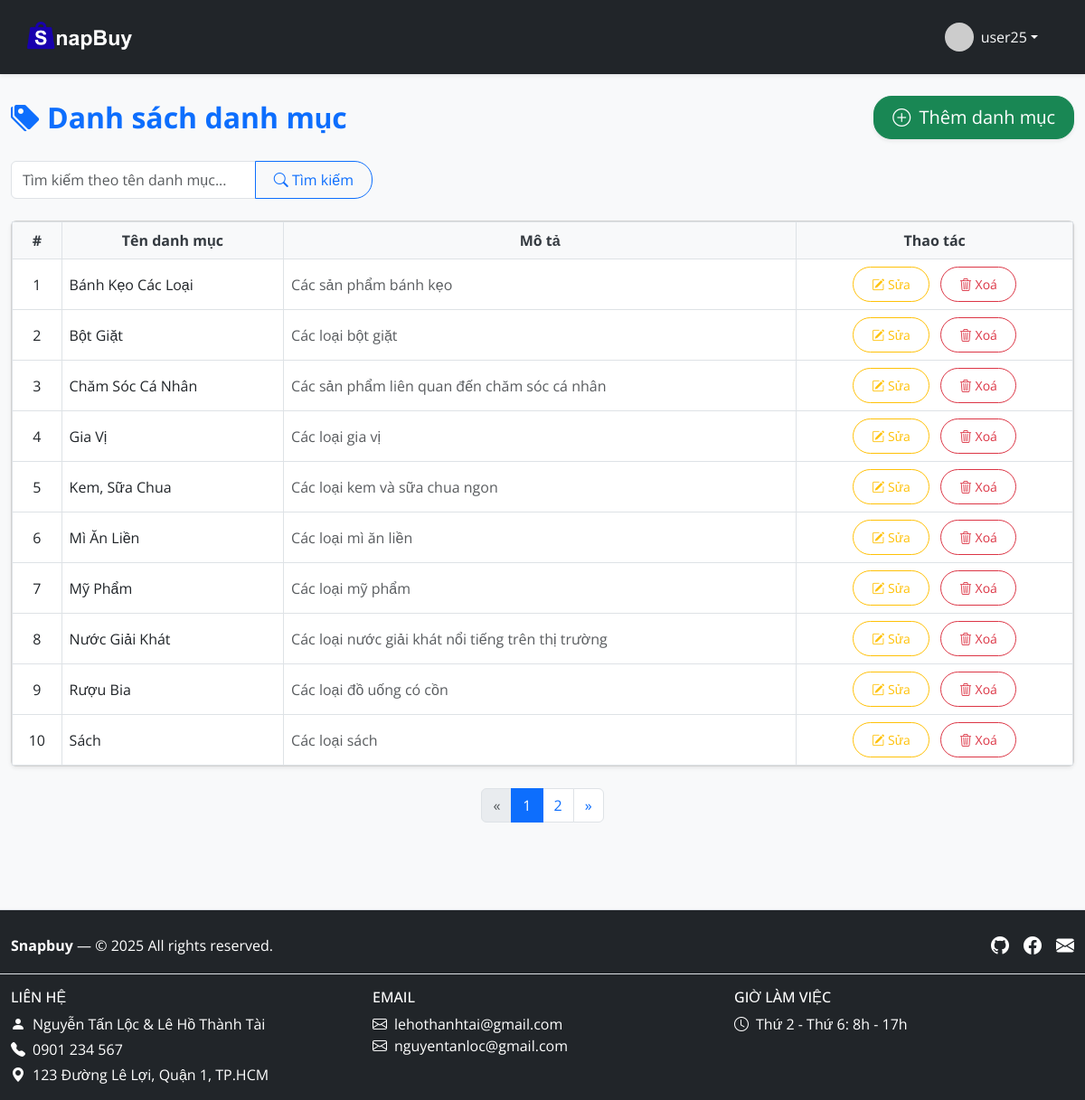
The page /admin/categories (signed in) on the database its author committed.
### market/models.py (models this page shows, shortened)
class User(db.Model, UserMixin):
    id = db.Column(db.Integer(), primary_key=True)
    username = db.Column(db.String(length=30), nullable=False, unique=True)
    email = db.Column(db.String(length=50), nullable=False, unique=True)
    password_hash = db.Column(db.String(length=60), nullable=False)
    is_active = db.Column(db.Boolean(), default=True)
    role = db.Column(db.String(length=20), default='user')
    items = db.relationship('Item', backref='owner', lazy=True)
    created_at = db.Column(db.DateTime(), default=datetime.datetime.utcnow)
    @property
    def password(self):
        raise AttributeError("Password is write-only.")

class Category(db.Model):
    id = db.Column(db.Integer, primary_key=True)
    name = db.Column(db.String(length=100), nullable=False, unique=True)
    description = db.Column(db.Text, nullable=True)
    items = db.relationship('Item', backref='category', lazy=True)

### market/routes.py (the view)
@app.route('/admin/categories')
@login_required
def category_list():
    page = request.args.get('page', 1, type=int)
    search_query = request.args.get('search', '', type=str)
    query = Category.query
    if search_query:
        query = query.filter(Category.name.ilike(f'%{search_query}%'))
    per_page = 10
    pagination = query.order_by(Category.name).paginate(page=page, per_page=per_page)
    categories = pagination.items
    return render_template('category/list.html', categories=categories,
                           pagination=pagination, search_query=search_query)

### market/models.py (called while the page is built)
@login_manager.user_loader
def load_user(user_id):
    return User.query.get(int(user_id))

### market/routes.py (called while the page is built)
@app.context_processor
def inject_cart_quantity():
    cart = session.get('cart', {})
    total_items = sum(cart.values())
    return dict(cart_quantity=total_items)

### market/templates/category/list.html (shortened to what this page needs)
{% extends 'base_admin.html' %}
{% block content %}
<div class="container mt-4">
  <div class="d-flex justify-content-between align-items-center mb-4 flex-wrap gap-2">
    <h2 class="text-primary fw-bold mb-0"><i class="bi bi-tags-fill me-2"></i>Danh sách danh mục</h2>
    <a href="{{ url_for('add_category') }}" class="btn btn-success btn-lg shadow-sm">
      <i class="bi bi-plus-circle me-1"></i> Thêm danh mục
    </a>
  </div>
  <form class="mb-4" method="GET" action="{{ url_for('category_list') }}">
    <div class="input-group" style="max-width: 400px;">
      <input type="text" name="search" class="form-control" placeholder="Tìm kiếm theo tên danh mục..." value="{{ search_query }}">
      <button class="btn btn-outline-primary" type="submit">
        <i class="bi bi-search"></i> Tìm kiếm
      </button>
    </div>
  </form>
  {% if categories %}
  <div class="card shadow-sm">
    <div class="card-body p-0">
      <div class="table-responsive">
        <table class="table table-bordered table-hover mb-0 align-middle">
          <thead>
            <tr class="text-center">
              <th>#</th>
              <th>Tên danh mục</th>
              <th>Mô tả</th>
              <th>Thao tác</th>
            </tr>
          </thead>
          <tbody>
            {% for category in categories %}
            <tr>
              <td class="text-center">{{ loop.index + ((pagination.page - 1) * pagination.per_page) }}</td>
              <td>{{ category.name }}</td>
              <td class="text-muted">{{ category.description or '-' }}</td>
              <td class="text-center">
                <a href="{{ url_for('edit_category', id=category.id) }}" class="btn btn-sm btn-outline-warning me-2">
                  <i class="bi bi-pencil-square"></i> Sửa
                </a>
                <form method="POST" action="{{ url_for('delete_category', id=category.id) }}" style="display:inline;">
                  <button type="submit" class="btn btn-sm btn-outline-danger" onclick="return confirm('Bạn chắc chắn muốn xoá danh mục này?')">
                    <i class="bi bi-trash3"></i> Xoá
                  </button>
                </form>
              </td>
            </tr>
            {% endfor %}
          </tbody>
        </table>
      </div>
    </div>
  </div>
  <nav aria-label="Page navigation" class="mt-4">
    <ul class="pagination justify-content-center">
      {% if pagination.has_prev %}
      <li class="page-item">
        <a class="page-link" href="{{ url_for('category_list', page=pagination.prev_num, search=search_query) }}">&laquo;</a>
      </li>
      {% else %}
      <li class="page-item disabled"><span class="page-link">&laquo;</span></li>
      {% endif %}
      {% for p in pagination.iter_pages(left_edge=1, right_edge=1, left_current=2, right_current=2) %}
        {% if p %}
          {% if p == pagination.page %}
          <li class="page-item active"><span class="page-link">{{ p }}</span></li>
          {% else %}
          <li class="page-item"><a class="page-link" href="{{ url_for('category_list', page=p, search=search_query) }}">{{ p }}</a></li>
          {% endif %}
        {% else %}
        <li class="page-item disabled"><span class="page-link">…</span></li>
        {% endif %}
      {% endfor %}
      {% if pagination.has_next %}
      <li class="page-item">
        <a class="page-link" href="{{ url_for('category_list', page=pagination.next_num, search=search_query) }}">&raquo;</a>
      </li>
      {% else %}
      <li class="page-item disabled"><span class="page-link">&raquo;</span></li>
      {% endif %}
    </ul>
  </nav>
  {% else %}
  <div class="card text-center p-5 shadow-sm">
    <h4 class="text-muted">Không tìm thấy danh mục nào</h4>
    <p class="text-secondary">Hãy thử từ khoá khác hoặc thêm danh mục mới.</p>
  </div>
  {% endif %}
</div>
{% endblock %}

### market/templates/base_admin.html (shortened to what this page needs)
<!DOCTYPE html>
<html lang="en">
<head>
    <link href="https://cdn.jsdelivr.net/npm/bootstrap@5.3.0/dist/css/bootstrap.min.css" rel="stylesheet">
    <link href="https://cdn.jsdelivr.net/npm/bootstrap-icons@1.10.5/font/bootstrap-icons.css" rel="stylesheet">
    <link rel="stylesheet" href="{{ url_for('static', filename='css/style.css') }}">
</head>
<body class="d-flex flex-column min-vh-100 bg-light">
    <nav class="navbar navbar-expand-lg navbar-dark bg-dark shadow-sm">
        <div class="container-fluid">
            <a class="navbar-brand" href="{{ url_for('dashboard_page') }}">
                <img src="{{ url_for('static', filename='images/logo.png') }}" alt="SnapBuy Logo" style="height: 40px;" class="me-2">
            </a>
            <div class="collapse navbar-collapse" id="navbarNav">
                {% if current_user.is_authenticated %}
                    <ul class="navbar-nav ms-auto">
                        <li class="nav-item dropdown">
                            <a class="nav-link dropdown-toggle d-flex align-items-center" href="#" id="navbarProfileDropdown" role="button" data-bs-toggle="dropdown" aria-expanded="false">
                                <img src="https://ui-avatars.com/api/?name={{ current_user.username | urlencode }}&background=0d6efd&color=fff&bold=true" class="rounded-circle me-2" width="32" height="32" alt="Avatar">
                                <span class="text-light">{{ current_user.username }}</span>
                            </a>
                        </li>
                    </ul>
                {% else %}
                    <ul class="navbar-nav ms-auto">
                        <li class="nav-item">
                            <a class="nav-link" href="{{ url_for('login_admin') }}"><i class="bi bi-door-open"></i> Login</a>
                        </li>
                    </ul>
                {% endif %}
            </div>
        </div>
    </nav>
    <main class="flex-fill" style="padding-bottom: 80px;">
        {% block content %}
        {% endblock %}
    </main>
    </body>
<footer class="bg-dark text-white pt-4 mt-auto border-top">
  <div class="container">
    <div class="d-flex flex-column flex-md-row justify-content-between align-items-center mb-3">
      <div class="text-center text-md-start mb-2 mb-md-0">
        <strong>Snapbuy</strong> &mdash; © 2025 All rights reserved.
      </div>
      <div class="d-flex justify-content-center gap-3">
        <a href="https://github.com/tanloc04/DATN-AI" target="_blank" class="text-white social-icon">
          <i class="bi bi-github fs-5"></i>
        </a>
        <a href="#" target="_blank" class="text-white social-icon">
          <i class="bi bi-facebook fs-5"></i>
        </a>
        <a href="#" class="text-white social-icon">
          <i class="bi bi-envelope-fill fs-5"></i>
        </a>
      </div>
    </div>
    <div class="row text-center text-md-start border-top pt-3">
      <div class="col-md-4 mb-3">
        <h6 class="text-uppercase">Liên hệ</h6>
        <p class="mb-1"><i class="bi bi-person-fill me-2"></i>Nguyễn Tấn Lộc & Lê Hồ Thành Tài</p>
        <p class="mb-1"><i class="bi bi-telephone-fill me-2"></i>0901 234 567</p>
        <p class="mb-0"><i class="bi bi-geo-alt-fill me-2"></i>123 Đường Lê Lợi, Quận 1, TP.HCM</p>
      </div>
      <div class="col-md-4 mb-3">
        <h6 class="text-uppercase">Email</h6>
        <p class="mb-0"><i class="bi bi-envelope me-2"></i>lehothanhtai@gmail.com</p>
          <p class="mb-0"><i class="bi bi-envelope me-2"></i>nguyentanloc@gmail.com</p>
      </div>
      <div class="col-md-4 mb-3">
        <h6 class="text-uppercase">Giờ làm việc</h6>
        <p class="mb-0"><i class="bi bi-clock me-2"></i>Thứ 2 - Thứ 6: 8h - 17h</p>
      </div>
    </div>
  </div>
</footer>
</body>
</html>

### market/static/css/style.css (style rules this page uses)
body { font-family: 'Open Sans', sans-serif; background-color: #f8f9fa; transition: all 0.3s ease; }
.container { max-width: 1200px; }
.navbar { background-color: #000; padding: 1rem; }
.nav-link { color: #fff !important; margin-right: 1rem; transition: color 0.3s ease; position: relative; }
.btn { border-radius: 20px; transition: all 0.3s ease; padding: 8px 20px; }
.social-icon { transition: color 0.3s ease, transform 0.3s ease; }

### market/templates/category/list.html (style rules this page uses)
.table thead th { background-color: #f8f9fa; color: #343a40; }

### rows shown on the page
User: username "user25"
Category: name "Bánh Kẹo Các Loại", description "Các sản phẩm bánh kẹo"
Category: name "Bột Giặt", description "Các loại bột giặt"
Category: name "Chăm Sóc Cá Nhân", description "Các sản phẩm liên quan đến chăm sóc cá nhân"
Category: name "Gia Vị", description "Các loại gia vị"
Category: name "Kem, Sữa Chua", description "Các loại kem và sữa chua ngon"
Category: name "Mì Ăn Liền", description "Các loại mì ăn liền"
Category: name "Mỹ Phẩm", description "Các loại mỹ phẩm"
Category: name "Nước Giải Khát", description "Các loại nước giải khát nổi tiếng trên thị trường"
Category: name "Rượu Bia", description "Các loại đồ uống có cồn"
Category: name "Sách", description "Các loại sách"

### other values the page prints
{{ p }} "1"
{{ p }} "2"
